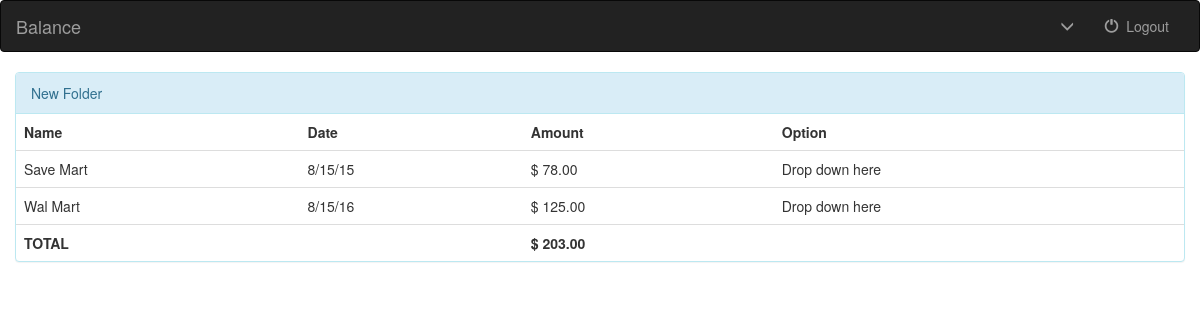
The page /file/13/ on the database its author committed.
### file/models.py (models this page shows, shortened)
class Folder(models.Model):
    name = models.CharField(max_length=250)
    def get_total(self):
        total = 0
        for receipt in self.receipt_set.all():
            total += receipt.amount
        return total

class Receipt(models.Model):
    folder = models.ForeignKey(Folder, on_delete=models.CASCADE)
    store = models.CharField(max_length=250)
    date = models.CharField(max_length=15)
    amount = models.DecimalField(default=0.00, max_digits=10, decimal_places=2)

### file/views.py (the view, shortened to what this page needs)
# urls.py: url(r'^(?P<pk>[0-9]+)/$', views.DetailView.as_view(), name='detail'),
class DetailView(generic.DetailView):
    model = Folder
    template_name = 'file/details.html'

### file/templates/file/details.html (shortened to what this page needs)
{% extends 'file/base.html' %}
{% block body %}
    <div class="container-fluid">
        <div class="panel panel-info">
            <div class="panel-heading">{{ folder.name }}
            </div>
            <table class="table">
                <tr>
                    <th>Name</th>
                    <th>Date</th>
                    <th>Amount</th>
                    <th>Option</th>
                </tr>
                {% for receipt in folder.receipt_set.all %}
                <tr>
                    <td>{{ receipt.store }}</td>
                    <td>{{ receipt.date }}</td>
                    <td>$ {{ receipt.amount }}</td>
                    <td>Drop down here</td>
                </tr>
                {% endfor %}
                <tr>
                    <td><b>TOTAL</b></td>
                    <td></td>
                    <td><b>$ {{ folder.get_total }}</b></td>
                    <td></td>
                </tr>
            </table>
        </div>
    </div>
{% endblock %}

### rows shown on the page
Folder: name "New Folder", get_total "203.00"
Receipt: store "Save Mart", date "8/15/15", amount "78.00"
Receipt: store "Wal Mart", date "8/15/16", amount "125.00"
